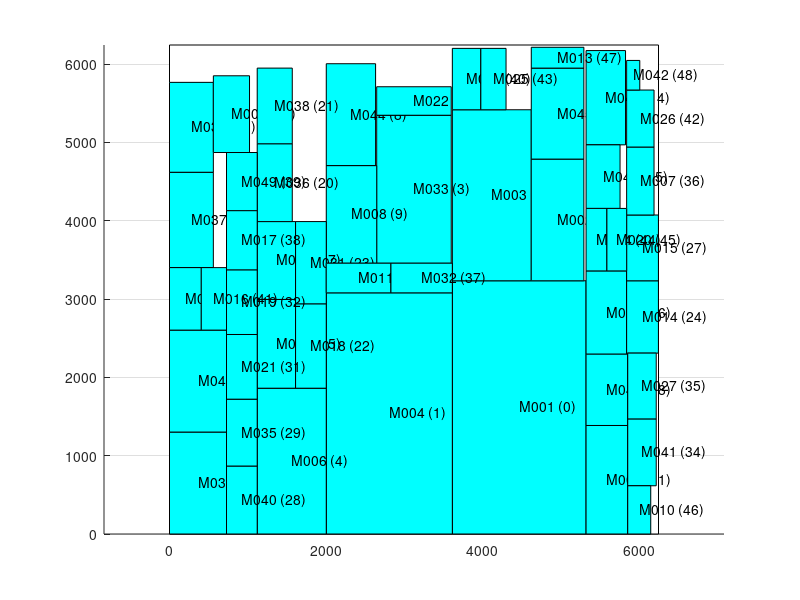

Here is the MATLAB script that generated this plot:
axis equal;
hold on;
grid on;
cap_x=[ 0 0 6245 6245 0 ];
cap_y=[ 0 6245 6245 0 0 ];
fill(cap_x,cap_y,'w');
block_x=[ 3612 5320 5320 3612 3612 ];
block_y=[ 0 0 3234 3234 0 ];
fill(block_x,block_y,'c');
text(4466,1617,'M001 (0)');
block_x=[ 2002 3612 3612 2002 2002 ];
block_y=[ 0 0 3080 3080 0 ];
fill(block_x,block_y,'c');
text(2807,1540,'M004 (1)');
block_x=[ 3612 4620 4620 3612 3612 ];
block_y=[ 3234 3234 5418 5418 3234 ];
fill(block_x,block_y,'c');
text(4116,4326,'M003 (2)');
block_x=[ 2646 3598 3598 2646 2646 ];
block_y=[ 3458 3458 5348 5348 3458 ];
fill(block_x,block_y,'c');
text(3122,4403,'M033 (3)');
block_x=[ 1120 2002 2002 1120 1120 ];
block_y=[ 0 0 1862 1862 0 ];
fill(block_x,block_y,'c');
text(1561,931,'M006 (4)');
block_x=[ 4620 5292 5292 4620 4620 ];
block_y=[ 3234 3234 4788 4788 3234 ];
fill(block_x,block_y,'c');
text(4956,4011,'M002 (5)');
block_x=[ 0 728 728 0 0 ];
block_y=[ 0 0 1302 1302 0 ];
fill(block_x,block_y,'c');
text(364,651,'M030 (6)');
block_x=[ 0 728 728 0 0 ];
block_y=[ 1302 1302 2604 2604 1302 ];
fill(block_x,block_y,'c');
text(364,1953,'M048 (7)');
block_x=[ 2002 2632 2632 2002 2002 ];
block_y=[ 4704 4704 6006 6006 4704 ];
fill(block_x,block_y,'c');
text(2317,5355,'M044 (8)');
block_x=[ 2002 2646 2646 2002 2002 ];
block_y=[ 3458 3458 4704 4704 3458 ];
fill(block_x,block_y,'c');
text(2324,4081,'M008 (9)');
block_x=[ 4620 5292 5292 4620 4620 ];
block_y=[ 4788 4788 5950 5950 4788 ];
fill(block_x,block_y,'c');
text(4956,5369,'M045 (10)');
block_x=[ 5320 5852 5852 5320 5320 ];
block_y=[ 0 0 1386 1386 0 ];
fill(block_x,block_y,'c');
text(5586,693,'M005 (11)');
block_x=[ 0 560 560 0 0 ];
block_y=[ 3402 3402 4620 4620 3402 ];
fill(block_x,block_y,'c');
text(280,4011,'M037 (12)');
block_x=[ 0 560 560 0 0 ];
block_y=[ 4620 4620 5768 5768 4620 ];
fill(block_x,block_y,'c');
text(280,5194,'M034 (13)');
block_x=[ 5320 5824 5824 5320 5320 ];
block_y=[ 4970 4970 6174 6174 4970 ];
fill(block_x,block_y,'c');
text(5572,5572,'M046 (14)');
block_x=[ 1120 1610 1610 1120 1120 ];
block_y=[ 1862 1862 2996 2996 1862 ];
fill(block_x,block_y,'c');
text(1365,2429,'M023 (15)');
block_x=[ 5320 5838 5838 5320 5320 ];
block_y=[ 2296 2296 3360 3360 2296 ];
fill(block_x,block_y,'c');
text(5579,2828,'M028 (16)');
block_x=[ 1120 1610 1610 1120 1120 ];
block_y=[ 2996 2996 3990 3990 2996 ];
fill(block_x,block_y,'c');
text(1365,3493,'M029 (17)');
block_x=[ 5320 5852 5852 5320 5320 ];
block_y=[ 1386 1386 2296 2296 1386 ];
fill(block_x,block_y,'c');
text(5586,1841,'M043 (18)');
block_x=[ 560 1022 1022 560 560 ];
block_y=[ 4872 4872 5852 5852 4872 ];
fill(block_x,block_y,'c');
text(791,5362,'M009 (19)');
block_x=[ 1120 1568 1568 1120 1120 ];
block_y=[ 3990 3990 4984 4984 3990 ];
fill(block_x,block_y,'c');
text(1344,4487,'M036 (20)');
block_x=[ 1120 1568 1568 1120 1120 ];
block_y=[ 4984 4984 5950 5950 4984 ];
fill(block_x,block_y,'c');
text(1344,5467,'M038 (21)');
block_x=[ 1610 2002 2002 1610 1610 ];
block_y=[ 1862 1862 2940 2940 1862 ];
fill(block_x,block_y,'c');
text(1806,2401,'M018 (22)');
block_x=[ 1610 2002 2002 1610 1610 ];
block_y=[ 2940 2940 3990 3990 2940 ];
fill(block_x,block_y,'c');
text(1806,3465,'M031 (23)');
block_x=[ 5838 6244 6244 5838 5838 ];
block_y=[ 2310 2310 3234 3234 2310 ];
fill(block_x,block_y,'c');
text(6041,2772,'M014 (24)');
block_x=[ 5320 5754 5754 5320 5320 ];
block_y=[ 4158 4158 4970 4970 4158 ];
fill(block_x,block_y,'c');
text(5537,4564,'M047 (25)');
block_x=[ 2646 3598 3598 2646 2646 ];
block_y=[ 5348 5348 5712 5712 5348 ];
fill(block_x,block_y,'c');
text(3122,5530,'M022 (26)');
block_x=[ 5838 6244 6244 5838 5838 ];
block_y=[ 3234 3234 4074 4074 3234 ];
fill(block_x,block_y,'c');
text(6041,3654,'M015 (27)');
block_x=[ 728 1120 1120 728 728 ];
block_y=[ 0 0 868 868 0 ];
fill(block_x,block_y,'c');
text(924,434,'M040 (28)');
block_x=[ 728 1120 1120 728 728 ];
block_y=[ 868 868 1722 1722 868 ];
fill(block_x,block_y,'c');
text(924,1295,'M035 (29)');
block_x=[ 0 406 406 0 0 ];
block_y=[ 2604 2604 3402 3402 2604 ];
fill(block_x,block_y,'c');
text(203,3003,'M012 (30)');
block_x=[ 728 1120 1120 728 728 ];
block_y=[ 1722 1722 2548 2548 1722 ];
fill(block_x,block_y,'c');
text(924,2135,'M021 (31)');
block_x=[ 728 1120 1120 728 728 ];
block_y=[ 2548 2548 3374 3374 2548 ];
fill(block_x,block_y,'c');
text(924,2961,'M019 (32)');
block_x=[ 2002 2828 2828 2002 2002 ];
block_y=[ 3080 3080 3458 3458 3080 ];
fill(block_x,block_y,'c');
text(2415,3269,'M011 (33)');
block_x=[ 5852 6216 6216 5852 5852 ];
block_y=[ 616 616 1470 1470 616 ];
fill(block_x,block_y,'c');
text(6034,1043,'M041 (34)');
block_x=[ 5852 6216 6216 5852 5852 ];
block_y=[ 1470 1470 2310 2310 1470 ];
fill(block_x,block_y,'c');
text(6034,1890,'M027 (35)');
block_x=[ 5838 6188 6188 5838 5838 ];
block_y=[ 4074 4074 4942 4942 4074 ];
fill(block_x,block_y,'c');
text(6013,4508,'M007 (36)');
block_x=[ 2828 3612 3612 2828 2828 ];
block_y=[ 3080 3080 3458 3458 3080 ];
fill(block_x,block_y,'c');
text(3220,3269,'M032 (37)');
block_x=[ 728 1120 1120 728 728 ];
block_y=[ 3374 3374 4130 4130 3374 ];
fill(block_x,block_y,'c');
text(924,3752,'M017 (38)');
block_x=[ 728 1120 1120 728 728 ];
block_y=[ 4130 4130 4872 4872 4130 ];
fill(block_x,block_y,'c');
text(924,4501,'M049 (39)');
block_x=[ 3612 3976 3976 3612 3612 ];
block_y=[ 5418 5418 6202 6202 5418 ];
fill(block_x,block_y,'c');
text(3794,5810,'M039 (40)');
block_x=[ 406 728 728 406 406 ];
block_y=[ 2604 2604 3402 3402 2604 ];
fill(block_x,block_y,'c');
text(567,3003,'M016 (41)');
block_x=[ 5838 6188 6188 5838 5838 ];
block_y=[ 4942 4942 5670 5670 4942 ];
fill(block_x,block_y,'c');
text(6013,5306,'M026 (42)');
block_x=[ 3976 4298 4298 3976 3976 ];
block_y=[ 5418 5418 6202 6202 5418 ];
fill(block_x,block_y,'c');
text(4137,5810,'M025 (43)');
block_x=[ 5320 5586 5586 5320 5320 ];
block_y=[ 3360 3360 4158 4158 3360 ];
fill(block_x,block_y,'c');
text(5453,3759,'M024 (44)');
block_x=[ 5586 5838 5838 5586 5586 ];
block_y=[ 3360 3360 4158 4158 3360 ];
fill(block_x,block_y,'c');
text(5712,3759,'M020 (45)');
block_x=[ 5852 6146 6146 5852 5852 ];
block_y=[ 0 0 616 616 0 ];
fill(block_x,block_y,'c');
text(5999,308,'M010 (46)');
block_x=[ 4620 5292 5292 4620 4620 ];
block_y=[ 5950 5950 6216 6216 5950 ];
fill(block_x,block_y,'c');
text(4956,6083,'M013 (47)');
block_x=[ 5838 6006 6006 5838 5838 ];
block_y=[ 5670 5670 6048 6048 5670 ];
fill(block_x,block_y,'c');
text(5922,5859,'M042 (48)');
